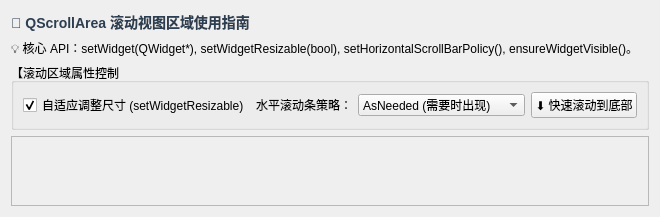
<?xml version="1.0" encoding="UTF-8"?>
<ui version="4.0">
 <class>PageScrollArea</class>
 <widget class="QWidget" name="PageScrollArea">
  <layout class="QVBoxLayout" name="vboxRoot">
   <item>
    <widget class="QLabel" name="labelTitle">
     <property name="styleSheet">
      <string notr="true">font-size: 14px; font-weight: bold; color: #2c3e50;</string>
     </property>
     <property name="text">
      <string>📜 QScrollArea 滚动视图区域使用指南</string>
     </property>
    </widget>
   </item>
   <item>
    <widget class="QLabel" name="labelNotes">
     <property name="text">
      <string>💡 核心 API：setWidget(QWidget*), setWidgetResizable(bool), setHorizontalScrollBarPolicy(), ensureWidgetVisible()。</string>
     </property>
    </widget>
   </item>
   <item>
    <widget class="QGroupBox" name="groupScrollCtrls">
     <property name="title">
      <string>【滚动区域属性控制】</string>
     </property>
     <layout class="QHBoxLayout" name="hlayoutScrollCtrls">
      <item>
       <widget class="QCheckBox" name="chkWidgetResizable">
        <property name="text">
         <string>自适应调整尺寸 (setWidgetResizable)</string>
        </property>
        <property name="checked">
         <bool>true</bool>
        </property>
       </widget>
      </item>
      <item>
       <widget class="QLabel" name="labelHBar">
        <property name="text">
         <string>水平滚动条策略：</string>
        </property>
       </widget>
      </item>
      <item>
       <widget class="QComboBox" name="comboHBarPolicy">
        <item>
         <property name="text">
          <string>AsNeeded (需要时出现)</string>
         </property>
        </item>
        <item>
         <property name="text">
          <string>AlwaysOn (常开固定)</string>
         </property>
        </item>
        <item>
         <property name="text">
          <string>AlwaysOff (始终禁用隐藏)</string>
         </property>
        </item>
       </widget>
      </item>
      <item>
       <widget class="QPushButton" name="btnScrollToBottom">
        <property name="text">
         <string>⬇ 快速滚动到底部</string>
        </property>
       </widget>
      </item>
     </layout>
    </widget>
   </item>
   <item>
    <widget class="QScrollArea" name="scrollAreaDemo">
     <property name="widgetResizable">
      <bool>true</bool>
     </property>
     <widget class="QWidget" name="scrollAreaWidgetContents">
      <property name="geometry">
       <rect>
        <x>0</x>
        <y>0</y>
        <width>600</width>
        <height>500</height>
       </rect>
      </property>
      <layout class="QVBoxLayout" name="vboxScrollContent">
       <!-- 动态或静态放入多个卡片 -->
      </layout>
     </widget>
    </widget>
   </item>
  </layout>
 </widget>
 <resources/>
 <connections/>
</ui>
